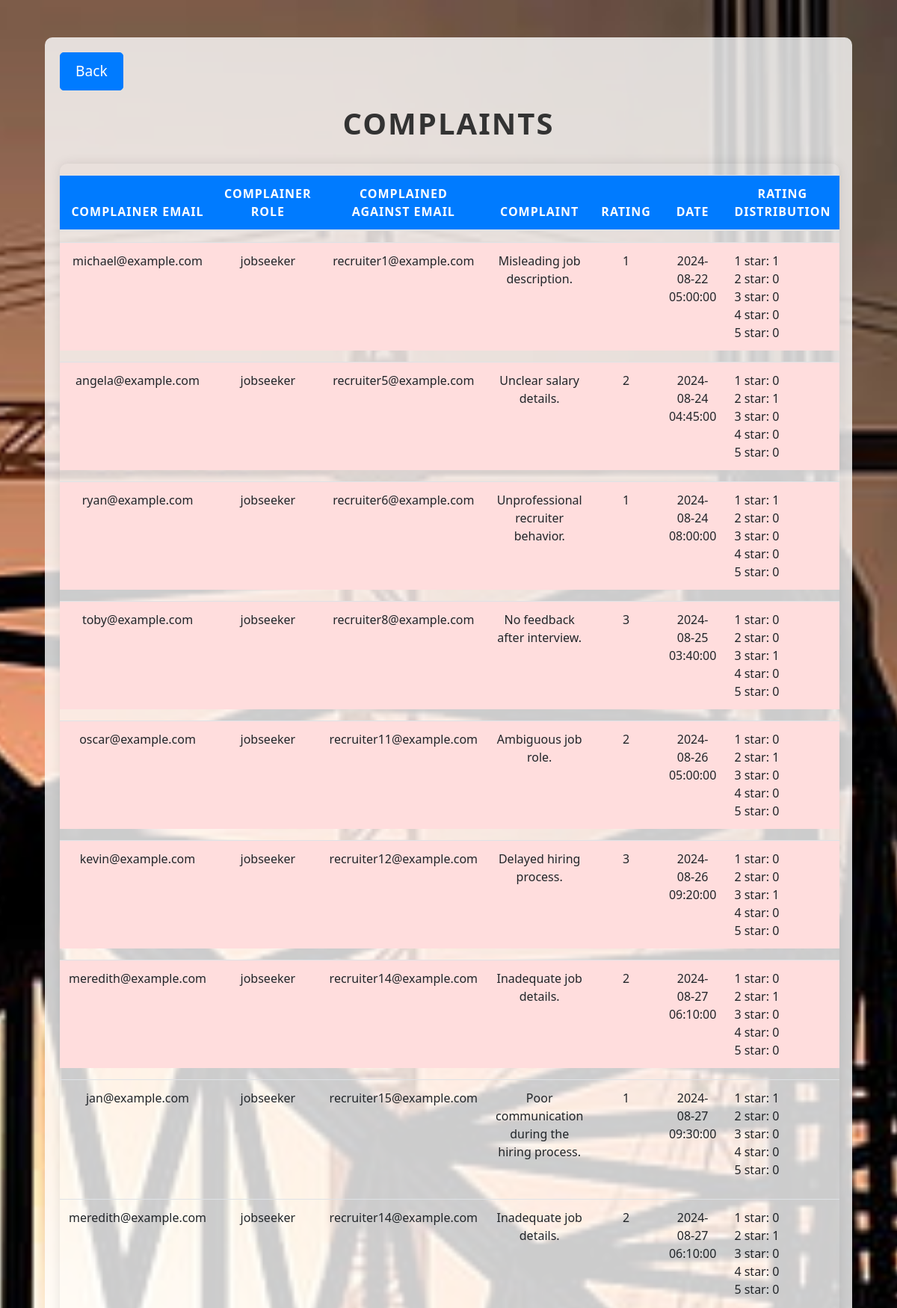
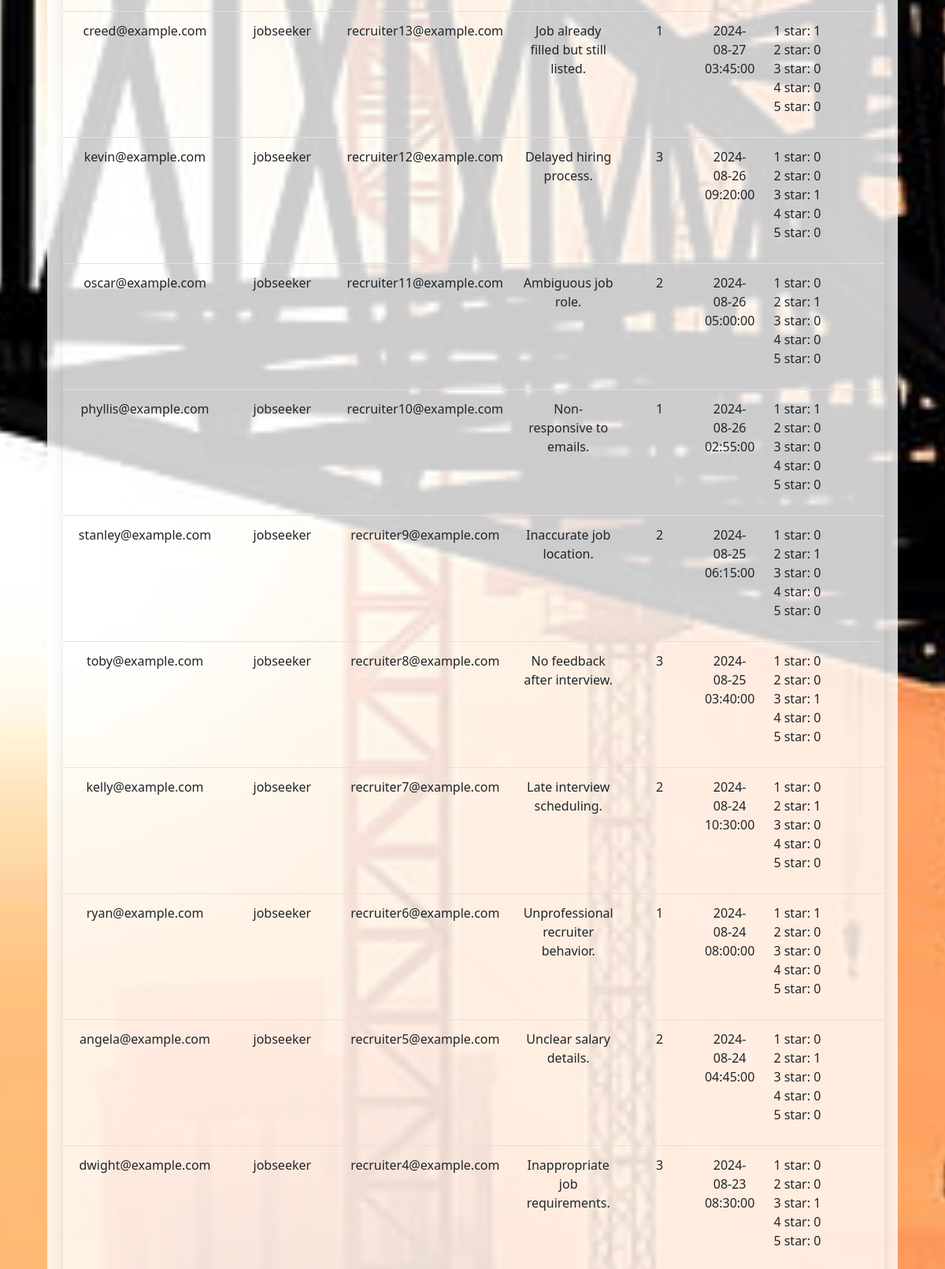
The app's page /job_seeker/admin_view_reviews.php (upper part) with its own data (2 pictures, top to bottom).
### tables this page shows
CREATE TABLE `complaints` (
  `id` int(11) NOT NULL,
  `complainer_email` varchar(255) DEFAULT NULL,
  `complainer_role` varchar(50) DEFAULT NULL,
  `complained_against_email` varchar(255) DEFAULT NULL,
  `complaint` text DEFAULT NULL,
  `rating` int(11) DEFAULT NULL,
  `created_at` timestamp NOT NULL DEFAULT current_timestamp()
);

### job_seeker/admin_view_reviews.php (the view, shortened to what this page needs)
<?php
include('connection.php');
?>
<!DOCTYPE html>
<html lang="en">
<head>
<link rel="stylesheet" href="https://cdn.jsdelivr.net/npm/bootstrap@4.0.0/dist/css/bootstrap.min.css">
</head>
<body>
<div class="container">
    <button class="btn btn-primary back-button" onclick="history.back()">Back</button>
    <h2>Complaints</h2>
    <table class="table">
        <thead>
        <tr>
            <th scope="col">Complainer Email</th>
            <th scope="col">Complainer Role</th>
            <th scope="col">Complained Against Email</th>
            <th scope="col">Complaint</th>
            <th scope="col">Rating</th>
            <th scope="col">Date</th>
            <th scope="col">Rating Distribution</th>
        </tr>
        </thead>
        <tbody>
        <?php
        function getRatingDistribution($email, $con) {
            $ratings = [1 => 0, 2 => 0, 3 => 0, 4 => 0, 5 => 0];
            $sql = "SELECT rating, COUNT(*) as count FROM complaints WHERE complained_against_email = '$email' GROUP BY rating";
            $result = mysqli_query($con, $sql);
            if ($result) {
                while ($row = mysqli_fetch_assoc($result)) {
                    $ratings[$row['rating']] = $row['count'];
                }
            }
            return $ratings;
        }
        $sql_one_star = "SELECT complained_against_email FROM one_star_ratings WHERE one_star_count >= 5";
        $result_one_star = mysqli_query($conn, $sql_one_star);
        if ($result_one_star) {
            while ($row_one_star = mysqli_fetch_assoc($result_one_star)) {
                $email = $row_one_star['complained_against_email'];
                $ratings = getRatingDistribution($email, $conn);
                $complaint_sql = "SELECT * FROM complaints WHERE complained_against_email = '$email'";
                $complaint_result = mysqli_query($conn, $complaint_sql);
                if ($complaint_result) {
                    while ($row = mysqli_fetch_assoc($complaint_result)) {
                        echo '<tr class="highlight-five">
                                <td data-label="Complainer Email">'.$row['complainer_email'].'</td>
                                <td data-label="Complainer Role">'.$row['complainer_role'].'</td>
                                <td data-label="Complained Against Email">'.$row['complained_against_email'].'</td>
                                <td data-label="Complaint">'.$row['complaint'].'</td>
                                <td data-label="Rating">'.$row['rating'].'</td>
                                <td data-label="Date">'.$row['created_at'].'</td>
                                <td data-label="Rating Distribution" class="rating-distribution">
                                    1 star: '.$ratings[1].'<br>
                                    2 star: '.$ratings[2].'<br>
                                    3 star: '.$ratings[3].'<br>
                                    4 star: '.$ratings[4].'<br>
                                    5 star: '.$ratings[5].'
                                </td>
                              </tr>';
                    }
                }
            }
        }
        $sql = "SELECT * FROM complaints ORDER BY created_at DESC";
        $result = mysqli_query($conn, $sql);
        if ($result) {
            while ($row = mysqli_fetch_assoc($result)) {
                $email = $row['complained_against_email'];
                $ratings = getRatingDistribution($email, $conn);
                echo '<tr>
                        <td data-label="Complainer Email">'.$row['complainer_email'].'</td>
                        <td data-label="Complainer Role">'.$row['complainer_role'].'</td>
                        <td data-label="Complained Against Email">'.$row['complained_against_email'].'</td>
                        <td data-label="Complaint">'.$row['complaint'].'</td>
                        <td data-label="Rating">'.$row['rating'].'</td>
                        <td data-label="Date">'.$row['created_at'].'</td>
                        <td data-label="Rating Distribution" class="rating-distribution">
                            1 star: '.$ratings[1].'<br>
                            2 star: '.$ratings[2].'<br>
                            3 star: '.$ratings[3].'<br>
                            4 star: '.$ratings[4].'<br>
                            5 star: '.$ratings[5].'
                        </td>
                      </tr>';
            }
        }
        ?>
        </tbody>
    </table>
</div>
</body>
</html>

### job_seeker/admin_view_reviews.php (style rules this page uses)
body { background: url('desktop-wallpaper-construction-worker-construction-work - Copy.jpg') no-repeat center center fixed; background-size: cover; font-family: 'Segoe UI', Tahoma, Geneva, Verdana, sans-serif; margin: 0; padding: 0; }
.container { margin-top: 50px; max-width: 90%; background-color: rgba(255, 255, 255, 0.8); padding: 20px; border-radius: 10px; margin-bottom: 20px; }
h2 { text-align: center; margin-bottom: 30px; color: #333; font-weight: bold; font-size: 2.5rem; text-transform: uppercase; letter-spacing: 2px; }
table { width: 100%; border-collapse: separate; border-spacing: 0 15px; background-color: #ffffff; border-radius: 10px; box-shadow: 0 0 15px rgba(0, 0, 0, 0.1); overflow: hidden; }
th { background-color: #007bff; color: #ffffff; text-transform: uppercase; letter-spacing: 1px; padding: 15px; }
td, th { text-align: center; padding: 15px; }
tr { transition: background-color 0.3s ease; }
.highlight-five { background-color: #ffdddd !important; }
.back-button { margin-bottom: 20px; padding: 10px 20px; font-size: 1.2rem; border-radius: 5px; transition: background-color 0.3s ease, color 0.3s ease; }
.rating-distribution { text-align: left; padding-left: 20px; }

### records on screen
complaints: complainer_email "michael@example.com", complainer_role "jobseeker", complained_against_email "recruiter1@example.com", complaint "Misleading job description.", rating "1", created_at "2024-08-22 05:00:00", ratings "1", ratings "0"
complaints: complainer_email "angela@example.com", complainer_role "jobseeker", complained_against_email "recruiter5@example.com", complaint "Unclear salary details.", rating "2", created_at "2024-08-24 04:45:00", ratings "0", ratings "1"
complaints: complainer_email "ryan@example.com", complainer_role "jobseeker", complained_against_email "recruiter6@example.com", complaint "Unprofessional recruiter behavior.", rating "1", created_at "2024-08-24 08:00:00", ratings "1", ratings "0"
complaints: complainer_email "toby@example.com", complainer_role "jobseeker", complained_against_email "recruiter8@example.com", complaint "No feedback after interview.", rating "3", created_at "2024-08-25 03:40:00", ratings "0", ratings "1"
complaints: complainer_email "oscar@example.com", complainer_role "jobseeker", complained_against_email "recruiter11@example.com", complaint "Ambiguous job role.", rating "2", created_at "2024-08-26 05:00:00", ratings "0", ratings "1"
complaints: complainer_email "kevin@example.com", complainer_role "jobseeker", complained_against_email "recruiter12@example.com", complaint "Delayed hiring process.", rating "3", created_at "2024-08-26 09:20:00", ratings "0", ratings "1"
complaints: complainer_email "meredith@example.com", complainer_role "jobseeker", complained_against_email "recruiter14@example.com", complaint "Inadequate job details.", rating "2", created_at "2024-08-27 06:10:00", ratings "0", ratings "1"
complaints: complainer_email "jan@example.com", complainer_role "jobseeker", complained_against_email "recruiter15@example.com", complaint "Poor communication during the hiring process.", rating "1", created_at "2024-08-27 09:30:00", ratings "1", ratings "0"
complaints: complainer_email "creed@example.com", complainer_role "jobseeker", complained_against_email "recruiter13@example.com", complaint "Job already filled but still listed.", rating "1", created_at "2024-08-27 03:45:00", ratings "1", ratings "0"
complaints: complainer_email "phyllis@example.com", complainer_role "jobseeker", complained_against_email "recruiter10@example.com", complaint "Non-responsive to emails.", rating "1", created_at "2024-08-26 02:55:00", ratings "1", ratings "0"
complaints: complainer_email "stanley@example.com", complainer_role "jobseeker", complained_against_email "recruiter9@example.com", complaint "Inaccurate job location.", rating "2", created_at "2024-08-25 06:15:00", ratings "0", ratings "1"
complaints: complainer_email "kelly@example.com", complainer_role "jobseeker", complained_against_email "recruiter7@example.com", complaint "Late interview scheduling.", rating "2", created_at "2024-08-24 10:30:00", ratings "0", ratings "1"
complaints: complainer_email "dwight@example.com", complainer_role "jobseeker", complained_against_email "recruiter4@example.com", complaint "Inappropriate job requirements.", rating "3", created_at "2024-08-23 08:30:00", ratings "0", ratings "1"
